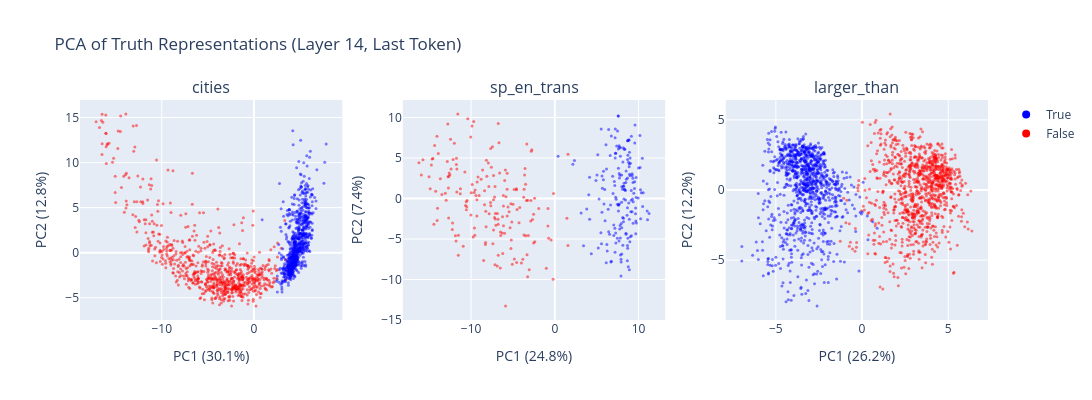

Notebook code cell kept with this figure:
### Code cell
fig = make_subplots(rows=1, cols=3, subplot_titles=DATASET_NAMES)

for i, name in enumerate(DATASET_NAMES):
    acts = activations[name]
    label_text = labels_dict[name]
    prompts = statements_dict[name]
    pcs = get_pca_components(acts, k=2)
    X_centered = acts - acts.mean(dim=0)
    projected = (X_centered @ pcs).numpy()

    # Compute variance explained
    total_var = X_centered.var(dim=0).sum().item()
    pc_var = t.tensor(projected).var(dim=0)
    pct_explained = (pc_var / total_var * 100).tolist()

    colors = ["blue" if l == 1 else "red" for l in label_text.tolist()]
    fig.add_trace(
        go.Scatter(
            x=projected[:, 0],
            y=projected[:, 1],
            mode="markers",
            marker=dict(color=colors, size=3, opacity=0.5),
            name=name,
            showlegend=False,
            hovertext=prompts,
            customdata=list(zip(prompts, label_text)),
            hovertemplate=(
                "<b>%{customdata[1]}</b><br>"
                "%{customdata[0]}<br>"
                "PC1: %{x:.2f}<br>"
                "PC2: %{y:.2f}"
                "<extra></extra>"
            ),
        ),
        row=1,
        col=i + 1,
    )
    fig.update_xaxes(title_text=f"PC1 ({pct_explained[0]:.1f}%)", row=1, col=i + 1)
    fig.update_yaxes(title_text=f"PC2 ({pct_explained[1]:.1f}%)", row=1, col=i + 1)

# Add a legend manually
fig.add_trace(go.Scatter(x=[None], y=[None], mode="markers", marker=dict(color="blue", size=8), name="True"))
fig.add_trace(go.Scatter(x=[None], y=[None], mode="markers", marker=dict(color="red", size=8), name="False"))

fig.update_layout(
    title="PCA of Truth Representations (Layer 14, Last Token)",
    height=400,
    width=1200,
)
fig.show()

### Figure 1 — Plotly figure (JSON) as saved in the notebook; plotly's stock layout.template omitted (floating-point values rounded to 4 significant figures; data arrays with more than 128 entries replaced by an {"elided": "..."} marker saying what was removed)
{"data": [{"customdata": {"elided": "1496x2 mixed values"}, "hovertemplate": "<b>%{customdata[1]}</b><br>%{customdata[0]}<br>PC1: %{x:.2f}<br>PC2: %{y:.2f}<extra></extra>", "hovertext": {"elided": "1496 str values"}, "marker": {"color": {"elided": "1496 str values"}, "opacity": 0.5, "size": 3}, "mode": "markers", "name": "cities", "showlegend": false, "type": "scatter", "x": {"elided": "1496 float values"}, "xaxis": "x", "y": {"elided": "1496 float values"}, "yaxis": "y"}, {"customdata": {"elided": "354x2 mixed values"}, "hovertemplate": "<b>%{customdata[1]}</b><br>%{customdata[0]}<br>PC1: %{x:.2f}<br>PC2: %{y:.2f}<extra></extra>", "hovertext": {"elided": "354 str values"}, "marker": {"color": {"elided": "354 str values"}, "opacity": 0.5, "size": 3}, "mode": "markers", "name": "sp_en_trans", "showlegend": false, "type": "scatter", "x": {"elided": "354 float values"}, "xaxis": "x2", "y": {"elided": "354 float values"}, "yaxis": "y2"}, {"customdata": {"elided": "1980x2 mixed values"}, "hovertemplate": "<b>%{customdata[1]}</b><br>%{customdata[0]}<br>PC1: %{x:.2f}<br>PC2: %{y:.2f}<extra></extra>", "hovertext": {"elided": "1980 str values"}, "marker": {"color": {"elided": "1980 str values"}, "opacity": 0.5, "size": 3}, "mode": "markers", "name": "larger_than", "showlegend": false, "type": "scatter", "x": {"elided": "1980 float values"}, "xaxis": "x3", "y": {"elided": "1980 float values"}, "yaxis": "y3"}, {"marker": {"color": "blue", "size": 8}, "mode": "markers", "name": "True", "type": "scatter", "x": [null], "y": [null]}, {"marker": {"color": "red", "size": 8}, "mode": "markers", "name": "False", "type": "scatter", "x": [null], "y": [null]}], "layout": {"annotations": [{"font": {"size": 16}, "showarrow": false, "text": "cities", "x": 0.1444, "xanchor": "center", "xref": "paper", "y": 1, "yanchor": "bottom", "yref": "paper"}, {"font": {"size": 16}, "showarrow": false, "text": "sp_en_trans", "x": 0.5, "xanchor": "center", "xref": "paper", "y": 1, "yanchor": "bottom", "yref": "paper"}, {"font": {"size": 16}, "showarrow": false, "text": "larger_than", "x": 0.8556, "xanchor": "center", "xref": "paper", "y": 1, "yanchor": "bottom", "yref": "paper"}], "height": 400, "title": {"text": "PCA of Truth Representations (Layer 14, Last Token)"}, "width": 1200, "xaxis": {"anchor": "y", "domain": [0, 0.2889], "title": {"text": "PC1 (30.1%)"}}, "xaxis2": {"anchor": "y2", "domain": [0.3556, 0.6444], "title": {"text": "PC1 (24.8%)"}}, "xaxis3": {"anchor": "y3", "domain": [0.7111, 1], "title": {"text": "PC1 (26.2%)"}}, "yaxis": {"anchor": "x", "domain": [0, 1], "title": {"text": "PC2 (12.8%)"}}, "yaxis2": {"anchor": "x2", "domain": [0, 1], "title": {"text": "PC2 (7.4%)"}}, "yaxis3": {"anchor": "x3", "domain": [0, 1], "title": {"text": "PC2 (12.2%)"}}}}
